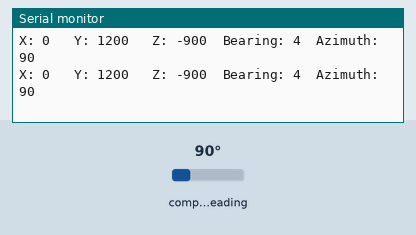
The sketch below on a simulated Arduino Uno, built with avr-gcc and run on an emulated ATmega328P. On the bench: the last lines printed to the serial monitor. The inputs (shaded band) are chosen by the test bench; at power-on: compass heading 90°.

Above: at 1.2 s.
1.3 s: compass heading set to 7°
At 1.33 s:
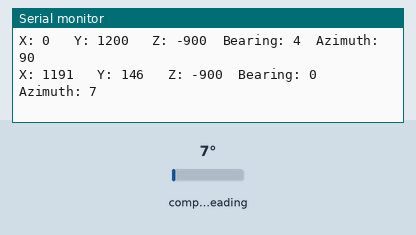
4.3 s: compass heading set to 90°
At 4.3 s:
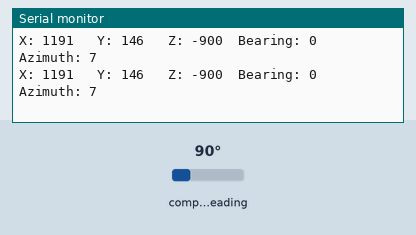

The sketch:

compass.ino
```cpp
/*
  GY-271 Compass
  modified on 02 Sep 2020
  by Mohammad Reza Akbari @ Electropeak
  Home
*/

// I2C Library
#include <Wire.h>
// QMC5883L Compass Library
#include <QMC5883LCompass.h>

QMC5883LCompass compass;

void setup() {
  // Initialize the serial port.
  Serial.begin(9600);
  // Initialize I2C.
  Wire.begin();
  // Initialize the Compass.
  compass.init();
}

void loop() {
  int x, y, z;

  // Read compass values
  compass.read();

  x = compass.getX();
  y = compass.getY();
  z = compass.getZ();

  Serial.print("X: ");
  Serial.print(x);
  Serial.print("   Y: ");
  Serial.print(y);
  Serial.print("   Z: ");
  Serial.print(z);

   int azimuth = compass.getAzimuth();
   char myArray[3];

   int bearing = compass.getBearing(azimuth);
   Serial.print("  Bearing: ");
   Serial.print(bearing);
   //compass.getDirection(myArray, azimuth);
   Serial.print("  Azimuth: ");
   Serial.print(azimuth);
   //   Serial.print(myArray[1]);
   //Serial.print(myArray[2]);
   Serial.println();

  delay(100);
}
```

Measured:
- after the input at 1.3 s, the serial monitor: prints a new line at once (image 1)
